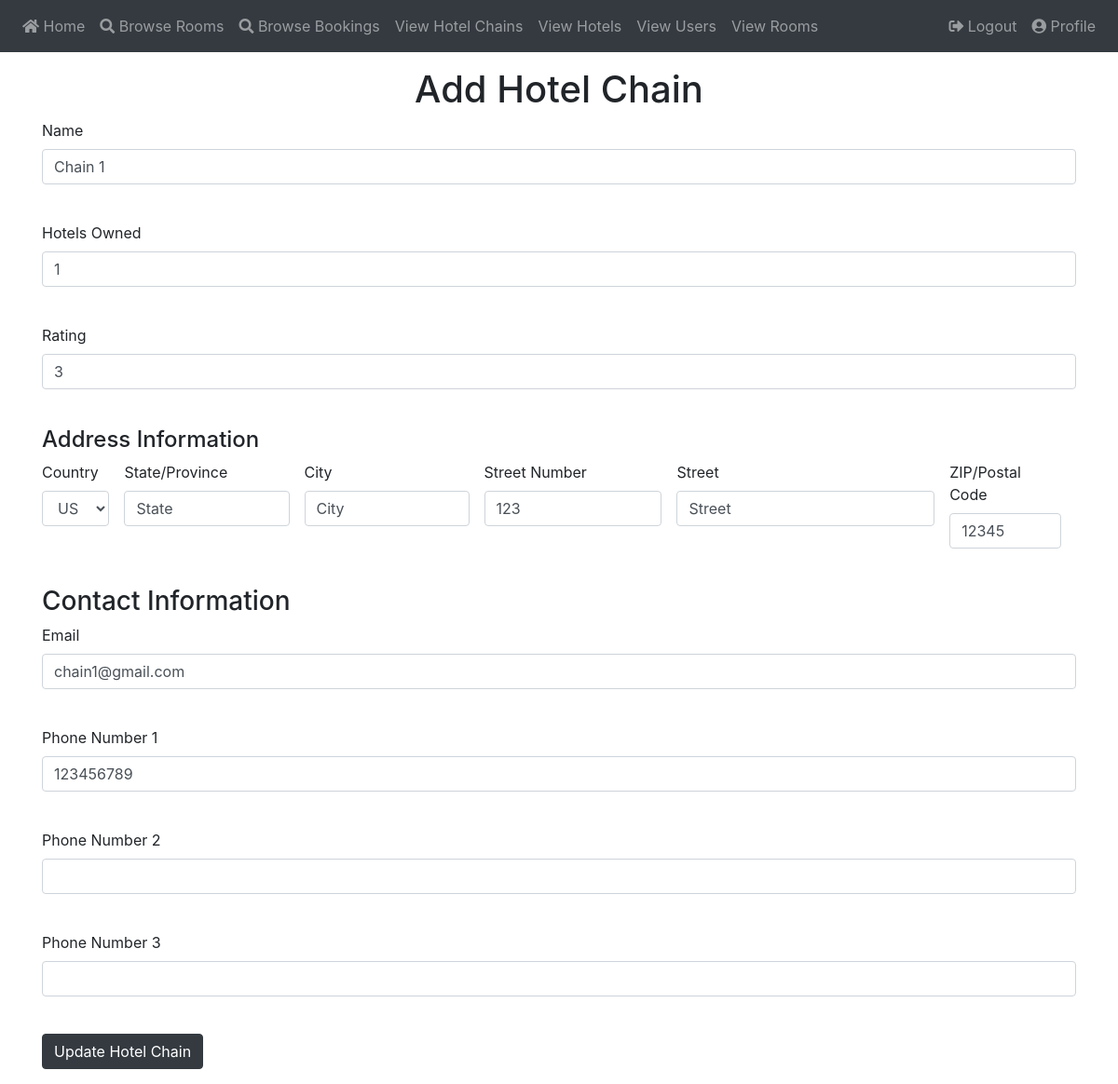
Before: /edit_chain/1 (signed in) with the older database file.
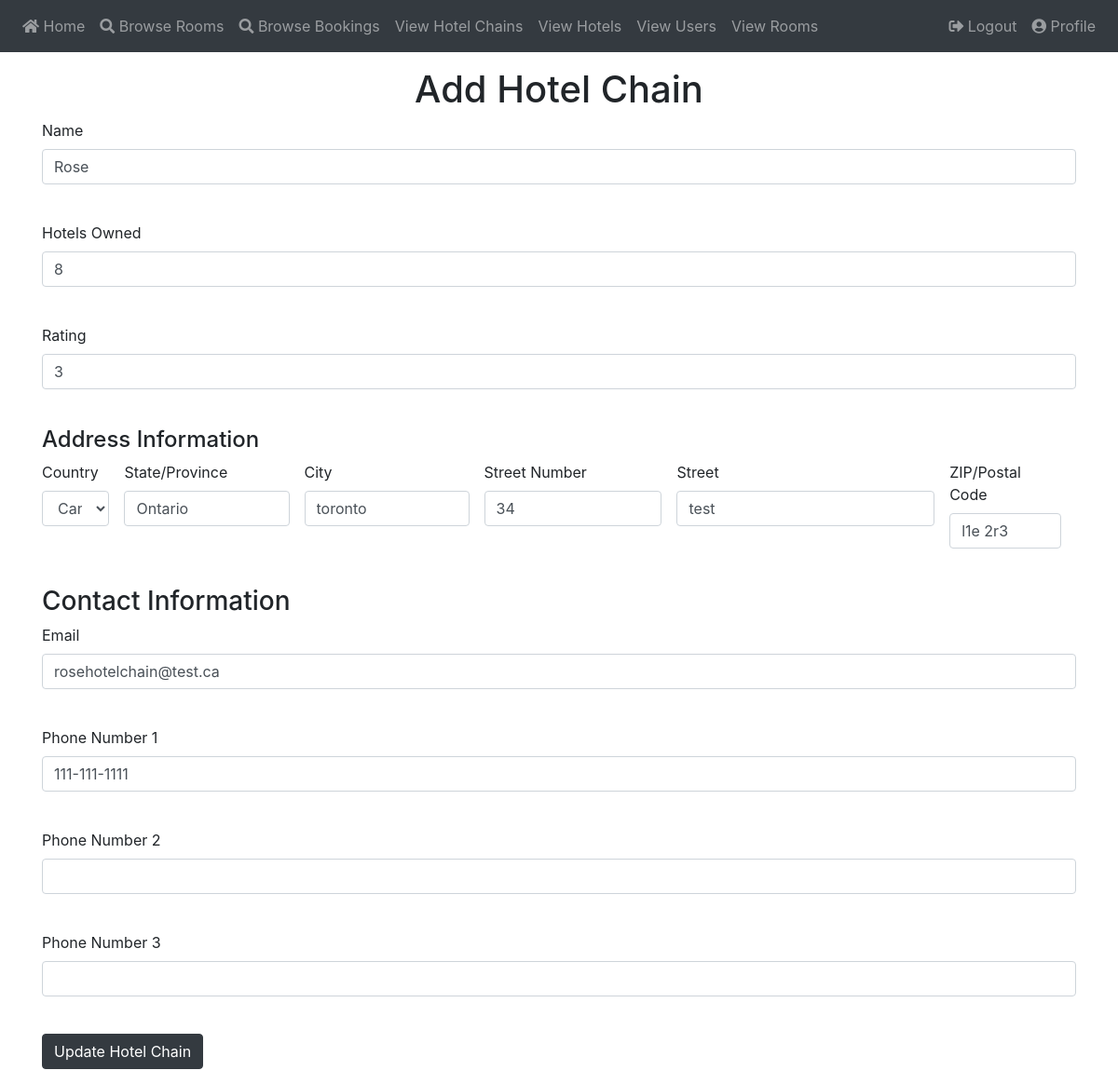
After: the same page with the newer database file.
### app/models.py (models this page shows, shortened)
class Chain(db.Model):
    id          = db.Column(db.Integer, primary_key = True)
    name        = db.Column(db.String(64), nullable = False)
    hotels_owned = db.Column(db.Integer, nullable = False)
    email       = db.Column(db.String(128), nullable = False)
    rating      = db.Column(db.Integer, nullable = False)
    address     = db.Column(db.Integer, db.ForeignKey('addr.id'))
    phone       = db.Column(db.Integer, db.ForeignKey('phone.id'))
    hotels      = db.relationship('Hotel', backref = 'chain', lazy='dynamic')

class Addr(db.Model):
    id          = db.Column(db.Integer, primary_key = True)
    zip         = db.Column(db.String(6), nullable = False)
    city        = db.Column(db.String(64), nullable = False)
    street      = db.Column(db.String(64), nullable = False)
    street_number = db.Column(db.Integer, nullable = False)
    state       = db.Column(db.String(64), nullable = False)
    country     = db.Column(db.String(64), nullable = False)

### app/routes.py (the view)
@app.route("/edit_chain/<chain_id>", methods = ["GET", "POST"])
@login_required
def edit_chain(chain_id):
    if current_user.priv > 1:
        chain = Chain.query.get(chain_id)
        addr = Addr.query.get(chain.address)
        ph = Phone.query.get(chain.phone)
        form = EditChainForm()
        if form.validate_on_submit():
            edit_addr(form, addr)
            edit_phone(form, ph)
            chain.name = form.name.data
            chain.hotels_owned = form.hotels_owned.data
            chain.rating = form.rating.data
            chain.email = form.email.data
            db.session.commit()
            flash("Modifications have been saved!")
            return redirect(url_for('view_chains'))
        elif request.method == "GET":
            form.name.data = chain.name
            form.hotels_owned.data = chain.hotels_owned
            form.rating.data = chain.rating
            form.email.data = chain.email
            fill_addr_form(form, addr)
            fill_phone_form(form, ph)
        return render_template("add_chain.html", title="Edit Chain", form=form, chain_id = chain_id)
    else:
        return redirect(url_for('view_chains'))

### app/forms.py (shortened to what this page needs)
class EditChainForm(FlaskForm):
    name = StringField("Name", validators=[DataRequired()])
    hotels_owned = IntegerField("Hotels Owned", validators=[DataRequired()])
    rating = IntegerField("Rating", validators=[DataRequired()])
    email = StringField('Email', validators=[DataRequired(), Email()])
    phone1 = StringField('Phone Number 1', validators=[DataRequired()])
    phone2 = StringField('Phone Number 2')
    phone3 = StringField('Phone Number 3')
    country = SelectField("Country", choices=[("us", "US"), ('CAD', "Canada")], validators=[DataRequired()])
    state = StringField("State/Province", validators=[DataRequired()])
    city = StringField('City', validators=[DataRequired()])
    street_num = IntegerField("Street Number", validators=[DataRequired()])
    street = StringField("Street", validators=[DataRequired()])
    zip = StringField('ZIP/Postal Code', validators=[DataRequired()])
    submit = SubmitField('Update Hotel Chain')

### app/models.py (called while the page is built)
@login.user_loader
def load_user(id):
    return User.query.get(int(id))

### app/routes.py (called while the page is built)
def fill_phone_form(form, phone):
    form.phone1.data = phone.phone_1
    form.phone2.data = phone.phone_2
    form.phone3.data = phone.phone_3

### app/templates/add_chain.html (shortened to what this page needs)
{% extends "base.html" %}
{% block content %}
    <h1 class="text-center">Add Hotel Chain</h1>
    <form action="" method="post">
        <div class="d-flex align-content-start">
            {% include "add_type/chain.html" %}
        </div>
        <div class="d-flex align-content-start flex-column">
            {% include "add_type/address.html" %}
            {% include "add_type/contact.html" %}
        </div>
        <div class="container">
            <p>{{ form.submit(class="btn btn-dark") }}</p>
        </div>
    </form>
{% endblock %}

### app/templates/add_type/chain.html (shortened to what this page needs)
{% block content %}
    <div class="container">
        <p>
            {{ form.name.label }}<br>
            {{ form.name(size=20, class="form-control") }}<br>
        </p>
        <p>
            {{ form.hotels_owned.label }}<br>
            {{ form.hotels_owned(size=20, class="form-control") }}<br>
        </p>
        <p>
            {{ form.rating.label }}<br>
            {{ form.rating(size=20, class="form-control") }}<br>
        </p>
    </div>
{% endblock %}

### app/templates/add_type/address.html (shortened to what this page needs)
{% block content %}
    {% if form %}
    <div class="container">
        <h4>Address Information</h4>
        <div class="d-flex">
            <p>
                {{ form.country.label }}<br>
                {{ form.country(class="form-control") }}<br>
            </p>
            <p class="px-3">
                {{ form.state.label }}<br>
                {{ form.state(size=18, class="form-control") }}<br>
            </p>
            <p>
                {{ form.city.label }}<br>
                {{ form.city(size=18, class="form-control") }}<br>
            </p>
            <p class="px-3">
                {{ form.street_num.label }}<br>
                {{ form.street_num(size=7, class="form-control") }}<br>
            </p>
            <p>
                {{ form.street.label }}<br>
                {{ form.street(size=32, class="form-control") }}<br>
            </p>
            <p class="px-3">
                {{ form.zip.label }}<br>
                {{ form.zip(size=10, class="form-control") }}<br>
            </p>
        </div>
    </div>
    {% endif %}
{% endblock %}

### app/templates/add_type/contact.html (shortened to what this page needs)
{% block content %}
    {% if form %}
    <div class="container">
        <h3>Contact Information</h3>
        <p>
            {{ form.email.label }}<br>
            {{ form.email(size=64, class="form-control") }}<br>
        </p>
        <p>
            {{ form.phone1.label }}<br>
            {{ form.phone1(size=12, class="form-control") }}<br>
        </p>
        <p>
            {{ form.phone2.label }}<br>
            {{ form.phone2(size=12, class="form-control") }}<br>
        </p>
        <p>
            {{ form.phone3.label }}<br>
            {{ form.phone3(size=12, class="form-control") }}<br>
        </p>
    </div>
    {% endif %}
{% endblock %}

Changed rows visible on the page:
no longer on this page (row unchanged): Addr: country "US", state "State", city.label "City", city "City", street.label "Street", street "Street", zip "12345"
changed Chain: name "Chain 1" → "Rose"; hotels_owned "1" → "8"; email "chain1@gmail.com" → "rosehotelchain@test.ca"
added Addr: country "Canada", state "Ontario", city "toronto", street "test", zip "l1e 2r3"
Other visible differences:
form field street_num: "123" → "34"
form field phone1: "123456789" → "111-111-1111"
text now shown: "City Street"
